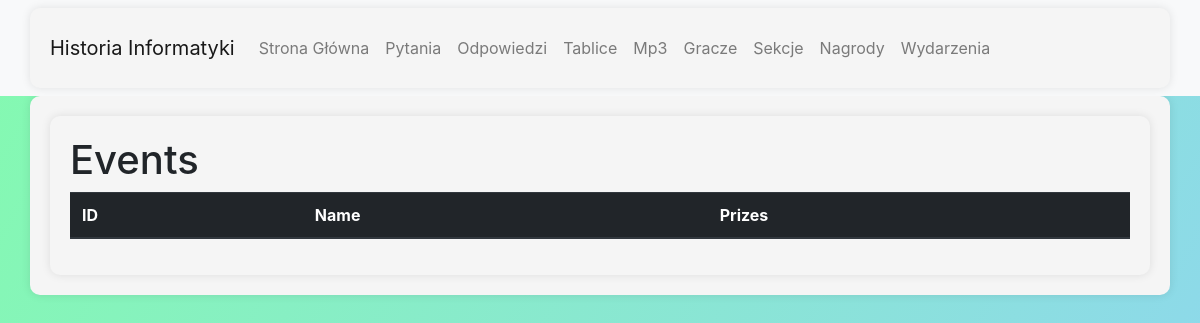
Before: /list/events/ with the older database file.
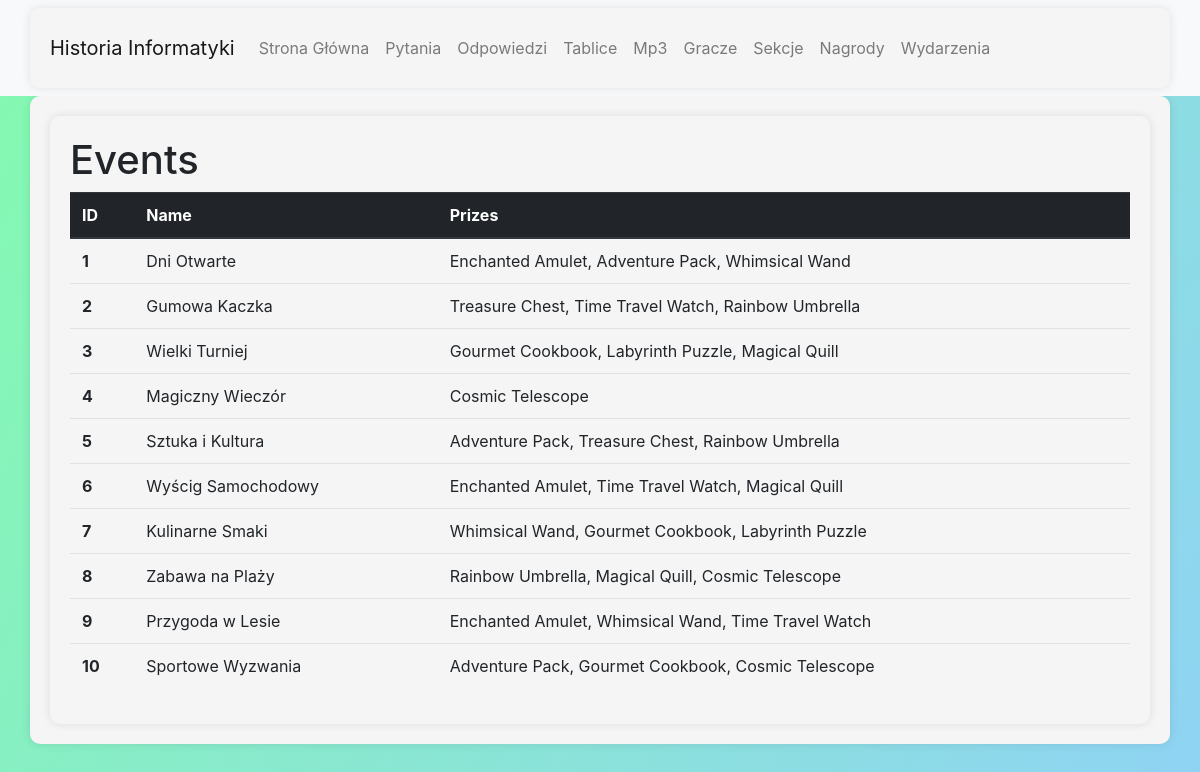
After: the same page with the newer database file.
### database/models.py (models this page shows, shortened)
class Event(models.Model):
    id = models.AutoField(primary_key=True)
    name = models.CharField(max_length=25, unique=True, default="")
    prizes = models.ManyToManyField(Prize, related_name='events')
    class Meta:
        verbose_name_plural = 'Events'

class Prize(models.Model):
    id = models.AutoField(primary_key=True)
    name = models.CharField(max_length=25, unique=True, default="")
    description = models.TextField(max_length=250, unique=True, default="")
    points = models.IntegerField(default=0)
    class Meta:
        verbose_name_plural = 'Prizes'

### database/views.py (the view)
# urls.py: path('list/events/', views.event_list, name='event_list'),
def event_list(request):
    events = Event.objects.all()
    return render(request, 'list/event_list.html', {'events': events})

### database/templates/list/event_list.html
{% extends "base.html" %}
{% load static %}
{% block page_content %}
<div class="container">
  <h1>Events</h1>
  <table class="table">
    <thead class="thead-dark">
      <tr>
        <th scope="col">ID</th>
        <th scope="col">Name</th>
        <th scope="col">Prizes</th>
      </tr>
    </thead>
    <tbody>
      {% for event in events %}
      <tr>
        <th scope="row">{{ event.id }}</th>
        <td>{{ event.name }}</td>
        <td>
          {% for prize in event.prizes.all %}
            {{ prize.name }}{% if not forloop.last %}, {% endif %}
          {% endfor %}
        </td>
      </tr>
      {% endfor %}
    </tbody>
  </table>
</div>
{% endblock %}

Changed rows visible on the page:
added Event: id "1", name "Dni Otwarte"
now on this page (row edited): Prize: name "Enchanted Amulet"
added Prize: name "Adventure Pack"
added Prize: name "Whimsical Wand"
added Event: id "2", name "Gumowa Kaczka"
added Prize: name "Treasure Chest"
added Prize: name "Time Travel Watch"
added Prize: name "Rainbow Umbrella"
added Event: id "3", name "Wielki Turniej"
added Prize: name "Gourmet Cookbook"
added Prize: name "Labyrinth Puzzle"
added Prize: name "Magical Quill"
added Event: id "4", name "Magiczny Wieczór"
added Prize: name "Cosmic Telescope"
added Event: id "5", name "Sztuka i Kultura"
added Event: id "6", name "Wyścig Samochodowy"
added Event: id "7", name "Kulinarne Smaki"
added Event: id "8", name "Zabawa na Plaży"
added Event: id "9", name "Przygoda w Lesie"
added Event: id "10", name "Sportowe Wyzwania"
